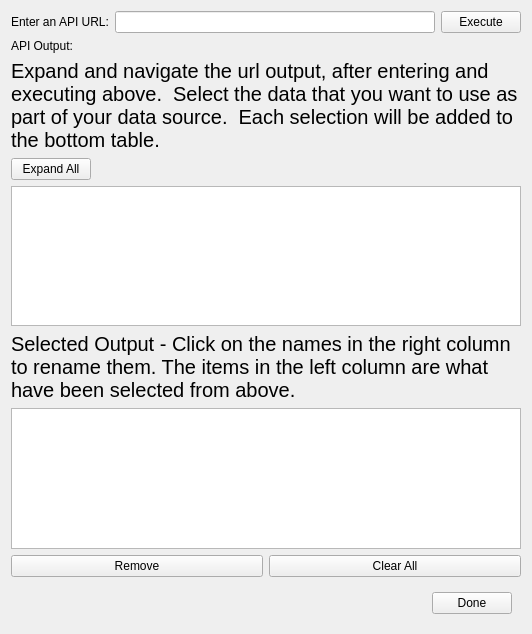
<?xml version="1.0" encoding="UTF-8"?>
<ui version="4.0">
 <class>UrlTreeSelect</class>
 <widget class="QWidget" name="UrlTreeSelect">
  <property name="geometry">
   <rect>
    <x>0</x>
    <y>0</y>
    <width>532</width>
    <height>634</height>
   </rect>
  </property>
  <property name="windowTitle">
   <string>URL Tree Select</string>
  </property>
  <layout class="QVBoxLayout" name="verticalLayout">
   <item>
    <layout class="QHBoxLayout" name="horizontalLayout">
     <item>
      <widget class="QLabel" name="TestLabel">
       <property name="text">
        <string>Enter an API URL:</string>
       </property>
      </widget>
     </item>
     <item>
      <widget class="QLineEdit" name="urlInput"/>
     </item>
     <item>
      <widget class="QPushButton" name="testButton">
       <property name="text">
        <string>Execute</string>
       </property>
      </widget>
     </item>
    </layout>
   </item>
   <item>
    <widget class="QWidget" name="widget" native="true">
     <layout class="QHBoxLayout" name="horizontalLayout_3">
      <property name="leftMargin">
       <number>0</number>
      </property>
      <property name="topMargin">
       <number>0</number>
      </property>
      <property name="rightMargin">
       <number>0</number>
      </property>
      <property name="bottomMargin">
       <number>0</number>
      </property>
      <item>
       <widget class="QLabel" name="apiOutputLabel">
        <property name="text">
         <string>API Output:</string>
        </property>
       </widget>
      </item>
     </layout>
    </widget>
   </item>
   <item>
    <widget class="QLabel" name="label">
     <property name="font">
      <font>
       <pointsize>15</pointsize>
      </font>
     </property>
     <property name="text">
      <string>Expand and navigate the url output, after entering and executing above.  Select the data that you want to use as part of your data source.  Each selection will be added to the bottom table.</string>
     </property>
     <property name="wordWrap">
      <bool>true</bool>
     </property>
    </widget>
   </item>
   <item>
    <widget class="QPushButton" name="expandButton">
     <property name="sizePolicy">
      <sizepolicy hsizetype="Fixed" vsizetype="Fixed">
       <horstretch>0</horstretch>
       <verstretch>0</verstretch>
      </sizepolicy>
     </property>
     <property name="text">
      <string>Expand All</string>
     </property>
    </widget>
   </item>
   <item>
    <widget class="QTreeView" name="outputTreeView">
     <property name="mouseTracking">
      <bool>true</bool>
     </property>
     <property name="editTriggers">
      <set>QAbstractItemView::NoEditTriggers</set>
     </property>
     <property name="selectionMode">
      <enum>QAbstractItemView::NoSelection</enum>
     </property>
     <property name="headerHidden">
      <bool>true</bool>
     </property>
    </widget>
   </item>
   <item>
    <widget class="QLabel" name="selectedOutputLabel">
     <property name="font">
      <font>
       <pointsize>15</pointsize>
      </font>
     </property>
     <property name="text">
      <string>Selected Output - Click on the names in the right column to rename them. The items in the left column are what have been selected from above.</string>
     </property>
     <property name="wordWrap">
      <bool>true</bool>
     </property>
    </widget>
   </item>
   <item>
    <widget class="QTableView" name="selectedTableView">
     <property name="editTriggers">
      <set>QAbstractItemView::DoubleClicked</set>
     </property>
     <property name="showGrid">
      <bool>false</bool>
     </property>
     <attribute name="horizontalHeaderHighlightSections">
      <bool>false</bool>
     </attribute>
     <attribute name="verticalHeaderVisible">
      <bool>false</bool>
     </attribute>
    </widget>
   </item>
   <item>
    <layout class="QHBoxLayout" name="horizontalLayout_2">
     <item>
      <widget class="QPushButton" name="removeButton">
       <property name="text">
        <string>Remove</string>
       </property>
      </widget>
     </item>
     <item>
      <widget class="QPushButton" name="clearButton">
       <property name="text">
        <string>Clear All</string>
       </property>
      </widget>
     </item>
    </layout>
   </item>
   <item>
    <widget class="QWidget" name="widget_2" native="true">
     <layout class="QHBoxLayout" name="horizontalLayout_4">
      <item>
       <spacer name="horizontalSpacer">
        <property name="orientation">
         <enum>Qt::Horizontal</enum>
        </property>
        <property name="sizeHint" stdset="0">
         <size>
          <width>40</width>
          <height>20</height>
         </size>
        </property>
       </spacer>
      </item>
      <item>
       <widget class="QPushButton" name="doneButton">
        <property name="text">
         <string>Done</string>
        </property>
       </widget>
      </item>
     </layout>
    </widget>
   </item>
  </layout>
 </widget>
 <resources/>
 <connections/>
</ui>
